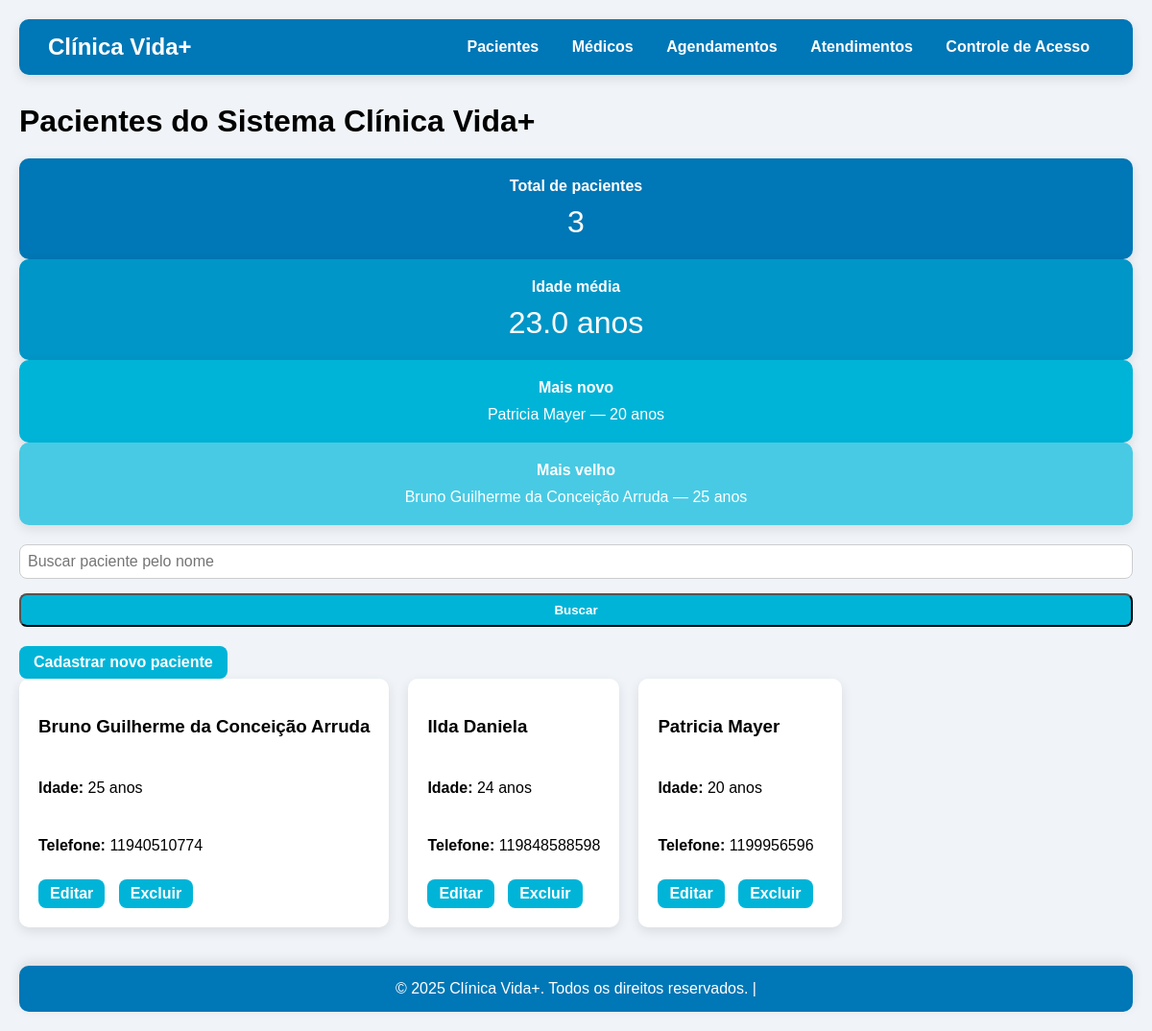
Before: / with the older database file.
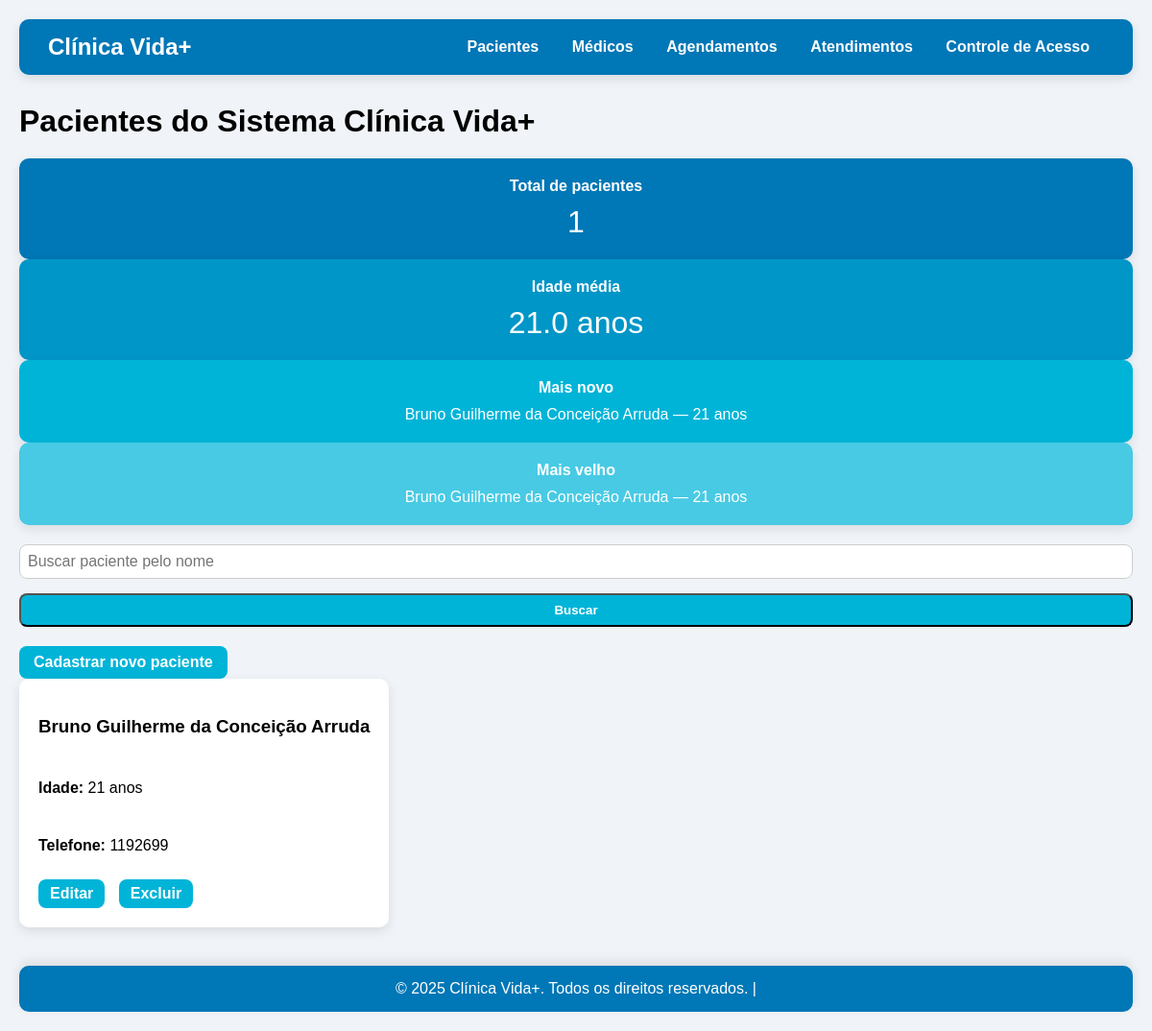
After: the same page with the newer database file.
### app.py (models this page shows)
class Paciente(db.Model):
    id = db.Column(db.Integer, primary_key=True)
    nome = db.Column(db.String(100), nullable=False)
    idade = db.Column(db.Integer, nullable=False)
    telefone = db.Column(db.String(20), nullable=False)
    rg = db.Column(db.String(20))
    cpf = db.Column(db.String(20))
    pagamentos_em_dia = db.Column(db.Boolean, default=True)
    atendimentos = db.relationship('Atendimento', backref='paciente', lazy=True, cascade="all, delete")
    agendamentos = db.relationship('Agendamento', backref='paciente', lazy=True, cascade="all, delete")
    pagamentos = db.relationship('Pagamento', backref='paciente', lazy=True, cascade="all, delete")

### app.py (the view)
@app.route('/')
def index():
    busca = request.args.get('busca')
    if busca:
        pacientes = Paciente.query.filter(Paciente.nome.ilike(f'%{busca}%')).all()
    else:
        pacientes = Paciente.query.all()
    total_pacientes = db.session.query(func.count(Paciente.id)).scalar()
    idade_media = db.session.query(func.avg(Paciente.idade)).scalar()
    if idade_media:
        idade_media = round(idade_media, 1)
    paciente_mais_novo = db.session.query(Paciente).order_by(Paciente.idade.asc()).first()
    paciente_mais_velho = db.session.query(Paciente).order_by(Paciente.idade.desc()).first()
    return render_template(
        'index.html',
        pacientes=pacientes,
        total_pacientes=total_pacientes,
        idade_media=idade_media,
        paciente_mais_novo=paciente_mais_novo,
        paciente_mais_velho=paciente_mais_velho,
        busca=busca
    )

### templates/index.html
{% extends "base.html" %}
{% block content %}
<h1 style="margin-bottom:20px;">Pacientes do Sistema Clínica Vida+</h1>
<div class="estatisticas">
    <div class="card estat-card" style="background-color:#0077b6; color:white;">
        <strong>Total de pacientes</strong>
        <div style="font-size:2rem;">{{ total_pacientes }}</div>
    </div>
    <div class="card estat-card" style="background-color:#0096c7; color:white;">
        <strong>Idade média</strong>
        <div style="font-size:2rem;">{{ idade_media or '-' }} anos</div>
    </div>
    <div class="card estat-card" style="background-color:#00b4d8; color:white;">
        <strong>Mais novo</strong>
        <div>{{ paciente_mais_novo.nome }} — {{ paciente_mais_novo.idade }} anos</div>
    </div>
    <div class="card estat-card" style="background-color:#48cae4; color:white;">
        <strong>Mais velho</strong>
        <div>{{ paciente_mais_velho.nome }} — {{ paciente_mais_velho.idade }} anos</div>
    </div>
</div>
<form method="GET" style="margin-bottom:20px;">
    <input type="text" name="busca" placeholder="Buscar paciente pelo nome" value="{{ busca or '' }}"
        style="padding:8px; border-radius:8px; border:1px solid #ccc; margin-top: 20px;">
    <button type="submit" class="btn">Buscar</button>
</form>
<a href="{{ url_for('cadastrar') }}" class="btn">Cadastrar novo paciente</a>
<div class="pacientes-container">
    {% for paciente in pacientes %}
    <div class="card paciente-card">
        <h3>{{ paciente.nome }}</h3>
        <p><strong>Idade:</strong> {{ paciente.idade }} anos</p>
        <p><strong>Telefone:</strong> {{ paciente.telefone }}</p>
        <div class="acoes">
            <a href="{{ url_for('editar', id=paciente.id) }}" class="btn">Editar</a>
            <a href="{{ url_for('excluir', id=paciente.id) }}" class="btn btn-voltar"
                onclick="return confirm('Tem certeza que deseja excluir?')">Excluir</a>
        </div>
    </div>
    {% endfor %}
</div>
{% endblock %}

Changed rows visible on the page:
removed Paciente: nome "Patricia Mayer", idade "20", telefone "1199956596"
removed Paciente: nome "Ilda Daniela", idade "24", telefone "119848588598"
changed Paciente "Bruno Guilherme da Conceição Arruda": idade "25" → "21"; telefone "11940510774" → "1192699"
Other visible differences:
{{ total_pacientes }}: "3" → "1"
{{ idade_media or '-' }}: "23.0" → "21.0"
{{ paciente_mais_novo.nome }}: "Patricia Mayer" → "Bruno Guilherme da Conceição Arruda"
{{ paciente_mais_novo.idade }}: "20" → "21"
